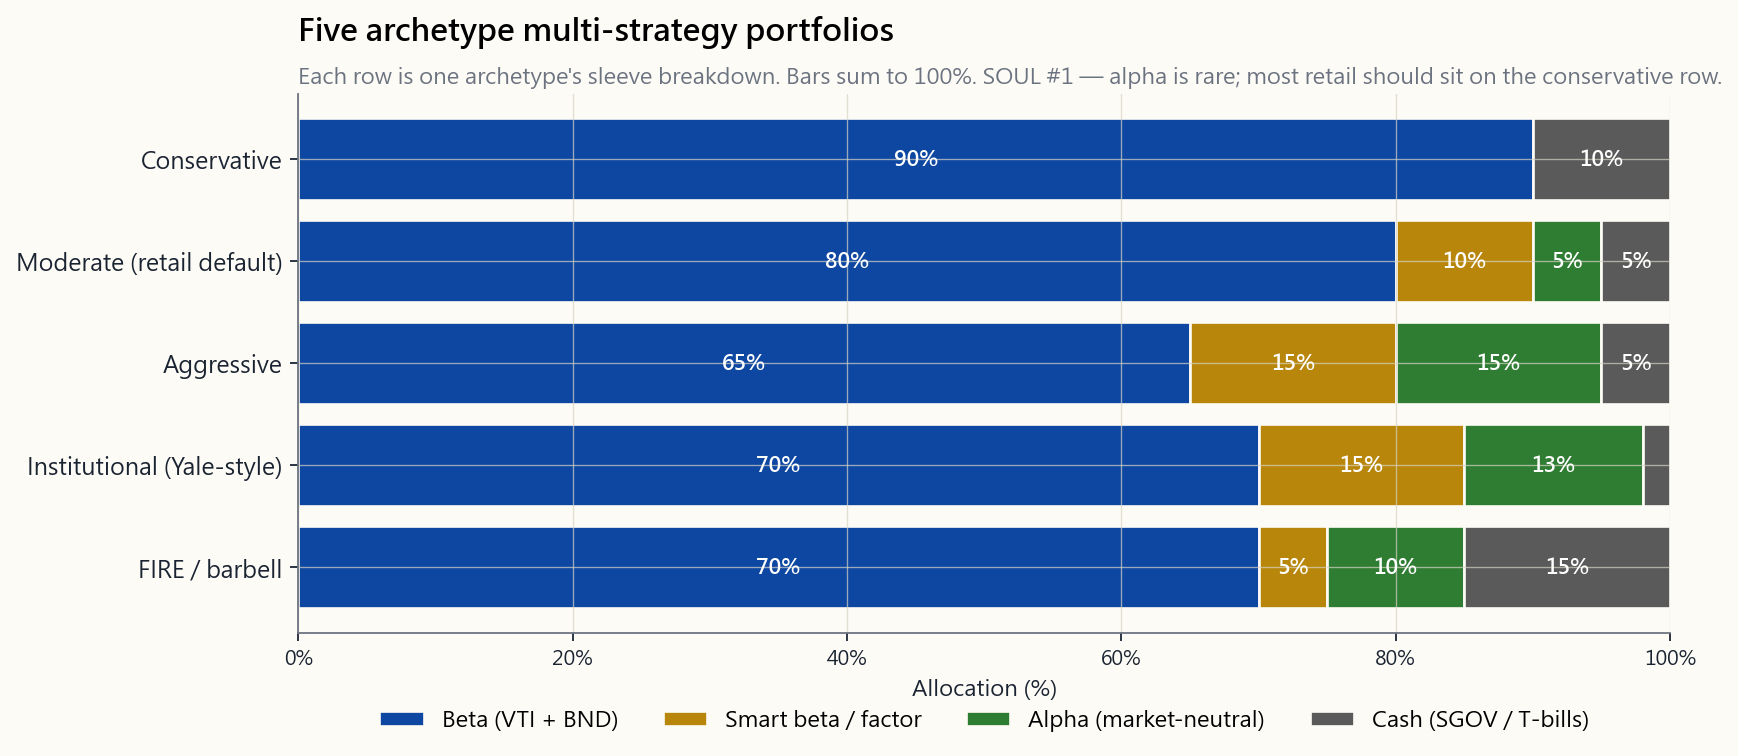

Write the Python code that produced this figure.
"""Week 24, §2.3 — Stacked horizontal bar of five archetype multi-strategy portfolios.

Five archetypes (conservative, moderate, aggressive, institutional,
FIRE/barbell), each shown as a 100% horizontal bar segmented by
beta / factor / alpha / cash. Site-palette colours.

Run:
    uv run python course/image/week24_sleeve_breakdown.py
"""

from __future__ import annotations

import sys
from pathlib import Path

import matplotlib.pyplot as plt
import numpy as np

sys.path.insert(0, str(Path(__file__).resolve().parents[1]))

from scripts.chart_helpers import (  # noqa: E402
    PALETTE_LIGHT,
    render_for_all_locales,
    style_axes,
)

OUT_DIR = Path(__file__).parent
BASE = "week24_sleeve_breakdown"

# (key, [beta, factor, alpha, cash]) — must sum to 1.0
ARCHETYPES = [
    ("conservative",  [0.90, 0.00, 0.00, 0.10]),
    ("moderate",      [0.80, 0.10, 0.05, 0.05]),
    ("aggressive",    [0.65, 0.15, 0.15, 0.05]),
    ("institutional", [0.70, 0.15, 0.13, 0.02]),
    ("fire",          [0.70, 0.05, 0.10, 0.15]),
]

LANG_STRINGS = {
    "en": {
        "title":         "Five archetype multi-strategy portfolios",
        "subtitle":      "Each row is one archetype's sleeve breakdown. Bars sum to 100%. SOUL #1 — alpha is rare; most retail should sit on the conservative row.",
        "xlabel":        "Allocation (%)",
        "conservative":  "Conservative",
        "moderate":      "Moderate (retail default)",
        "aggressive":    "Aggressive",
        "institutional": "Institutional (Yale-style)",
        "fire":          "FIRE / barbell",
        "beta":          "Beta (VTI + BND)",
        "factor":        "Smart beta / factor",
        "alpha":         "Alpha (market-neutral)",
        "cash":          "Cash (SGOV / T-bills)",
    },
    "hk": {
        "title":         "五個多策略原型組合",
        "subtitle":      "每行是一個原型的板塊拆分,合計 100%。SOUL #1 — alpha 稀有,大多數零售投資者應留在最保守那一行。",
        "xlabel":        "配置比例 (%)",
        "conservative":  "保守型",
        "moderate":      "中庸型(零售預設)",
        "aggressive":    "進取型",
        "institutional": "機構型(耶魯式)",
        "fire":          "FIRE / 槓鈴",
        "beta":          "Beta(VTI + BND)",
        "factor":        "Smart beta / 因子",
        "alpha":         "Alpha(市場中性)",
        "cash":          "現金(SGOV / 國庫券)",
    },
    "tw": {
        "title":         "五個多策略原型組合",
        "subtitle":      "每列是一個原型的板塊拆分,合計 100%。SOUL #1 — alpha 稀有,多數零售投資者應停留在最保守那一列。",
        "xlabel":        "配置比例 (%)",
        "conservative":  "保守型",
        "moderate":      "中庸型(零售預設)",
        "aggressive":    "積極型",
        "institutional": "機構型(耶魯式)",
        "fire":          "FIRE / 槓鈴",
        "beta":          "Beta(VTI + BND)",
        "factor":        "Smart beta / 因子",
        "alpha":         "Alpha(市場中性)",
        "cash":          "現金(SGOV / 國庫券)",
    },
    "cn": {
        "title":         "五个多策略原型组合",
        "subtitle":      "每行是一个原型的板块拆分,合计 100%。SOUL #1 — alpha 稀有,多数零售投资者应留在最保守那一行。",
        "xlabel":        "配置比例 (%)",
        "conservative":  "保守型",
        "moderate":      "中庸型(零售默认)",
        "aggressive":    "进取型",
        "institutional": "机构型(耶鲁式)",
        "fire":          "FIRE / 杠铃",
        "beta":          "Beta(VTI + BND)",
        "factor":        "Smart beta / 因子",
        "alpha":         "Alpha(市场中性)",
        "cash":          "现金(SGOV / 国库券)",
    },
}


def build_fig(s):
    p = PALETTE_LIGHT
    sleeve_keys   = ["beta", "factor", "alpha", "cash"]
    sleeve_colors = [p["blue"], p["accent"], p["green"], p["grey"]]

    fig, ax = plt.subplots(figsize=(11, 5.6))
    style_axes(ax, p)

    rows = list(reversed(ARCHETYPES))   # plot top-to-bottom
    y_positions = np.arange(len(rows))
    y_labels    = [s[k] for k, _ in rows]

    for i, (_, weights) in enumerate(rows):
        left = 0.0
        for j, w in enumerate(weights):
            if w <= 0:
                continue
            ax.barh(i, w * 100, left=left, color=sleeve_colors[j],
                    edgecolor=p["bg"], linewidth=1.2,
                    label=s[sleeve_keys[j]] if i == 0 else None)
            if w >= 0.04:
                ax.text(left + w * 100 / 2, i, f"{int(round(w * 100))}%",
                        ha="center", va="center",
                        color="white", fontsize=9.5, fontweight="bold")
            left += w * 100

    ax.set_yticks(y_positions)
    ax.set_yticklabels(y_labels, fontsize=10.5)
    ax.set_xlim(0, 100)
    ax.set_xlabel(s["xlabel"])
    ax.set_xticks([0, 20, 40, 60, 80, 100])
    ax.set_xticklabels(["0%", "20%", "40%", "60%", "80%", "100%"])

    ax.set_title(s["title"], fontsize=14, fontweight="bold",
                 loc="left", pad=24)
    ax.text(0, 1.02, s["subtitle"], transform=ax.transAxes,
            fontsize=10, color=p["muted"])

    ax.legend(loc="lower center", bbox_to_anchor=(0.5, -0.22),
              ncol=4, frameon=False, fontsize=10)

    fig.tight_layout(rect=[0, 0.05, 1, 0.95])
    return fig


if __name__ == "__main__":
    paths = render_for_all_locales(BASE, OUT_DIR, build_fig, LANG_STRINGS)
    for pth in paths:
        print(f"wrote {pth}")
